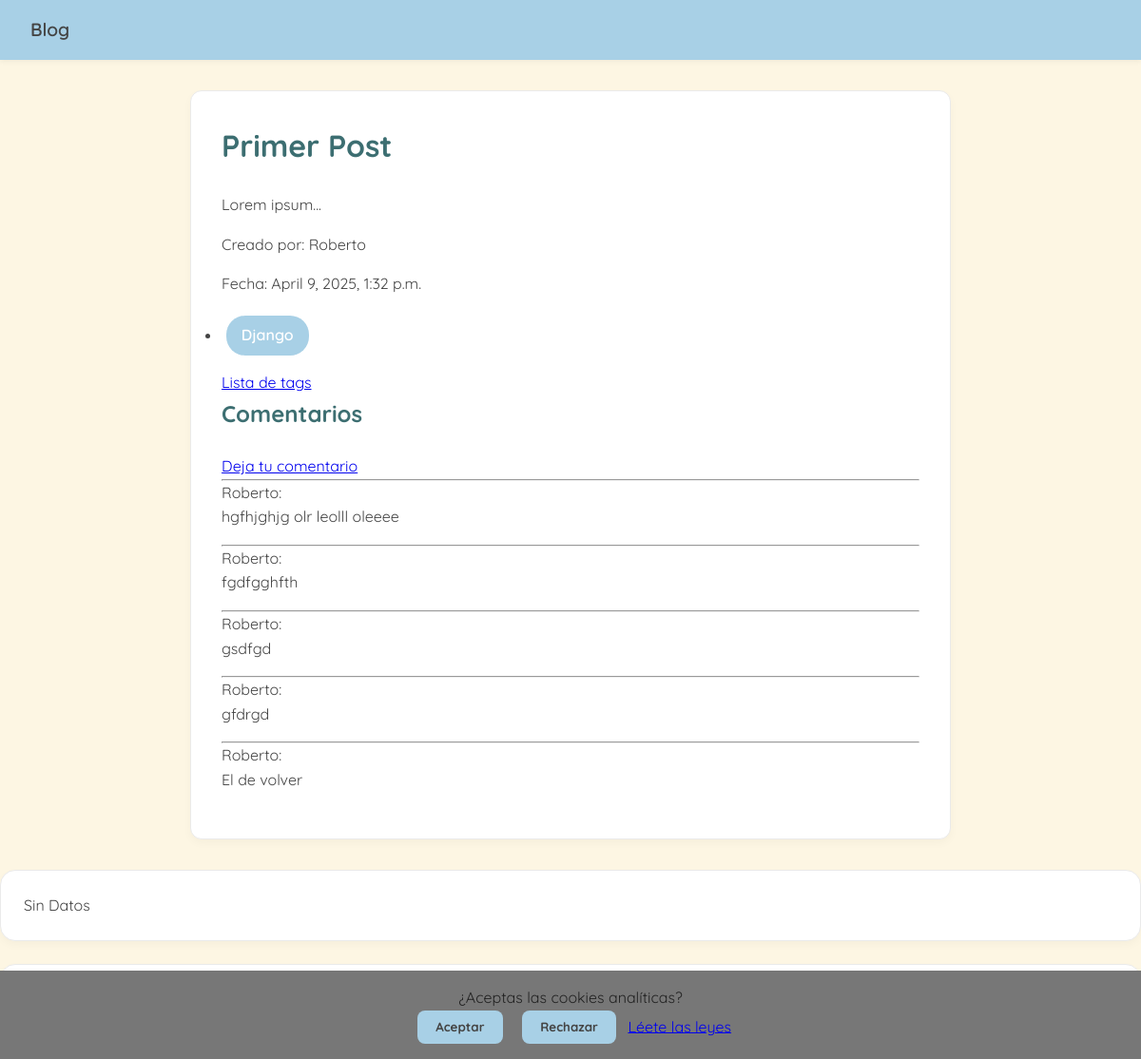
The app's page /post/1/ with its own data.
### nueva_app/models.py (models this page shows, shortened)
class Post(models.Model):
    title = models.CharField(max_length=200)
    content = models.TextField()
    author = models.ForeignKey(User, on_delete = models.CASCADE)
    created_at = models.DateTimeField(auto_now_add = True)

class Tag(models.Model):
    name = models.CharField(max_length=50)
    posts = models.ManyToManyField(Post, related_name='tags')

class Comment(models.Model):
    content=models.TextField()
    post = models.ForeignKey(Post, on_delete=models.CASCADE)
    author = models.ForeignKey(User, on_delete=models.CASCADE)
    created_at= models.DateTimeField(auto_now_add=True)

### nueva_app/views.py (the view)
# urls.py: path('post/<int:pk>/', PostDetailView.as_view(), name ='post_detail'),
class PostDetailView(DetailView):
    model = Post
    template_name = "post_detail.html"

### nueva_app/templates/post_detail.html (shortened to what this page needs)
{% extends 'base.html' %}
{% block content %}
<h1>{{ object.title }}</h1>
<p>{{ object.content }}</p>
<p>Creado por: {{ object.author }}</p>
<p>Fecha: {{ object.created_at }}</p>
{% for tag in object.tags.all %}
<ul>
<li>
  <p class="tag">{{ tag.name }}</p>
</li>
</ul>
{% endfor %}
<a href="{% url 'tag_list'  %}">Lista de tags</a>
<h2>Comentarios</h2>
<a href="{% url 'comment_create' object.pk %}">Deja tu comentario</a>
{% for comment in object.comment_set.all %}
<hr>
    <div>
        <p>{{ comment.author.username }}:<br> {{comment.content }} </p>
    </div>
{% endfor %}
{% endblock %}

### nueva_app/templates/base.html (shortened to what this page needs)
{% load static %}
<link rel="stylesheet" href="{% static 'css/style.css' %}">
<!DOCTYPE html>
<html lang="en">
  <head>
  </head>
  <body>
    <nav class="navbar">
      <a href='{% url "post_list" %}' class="navbar_a">Blog</a>
    </nav>
    <div class="container">{% block content %} {% endblock %}</div>
    {% include "partials/cookie_banner.html" %}
    <div id="meteo" class="tarjeta">
    </div>
<div id="receta" class="tarjeta">
</div>
    </body>
    </html>

### nueva_app/templates/partials/cookie_banner.html
<div id="cookie-banner" style="display:none">
  <p>¿Aceptas las cookies analíticas?</p>
  <button id="btn-accept" type="button">Aceptar</button>
  <button id="btn-reject"  type="button">Rechazar</button>
  <a href="{% url 'politica_cookies' %}">Léete las leyes</a>
</div>

### static/css/style.css (style rules this page uses)
* { margin: 0; padding: 0; box-sizing: border-box; font-family: 'Quicksand', sans-serif; }
body { background-color: #fdf6e3; color: #444; line-height: 1.6; }
.navbar { background-color: #a8d0e6; padding: 1rem 2rem; display: flex; align-items: center; box-shadow: 0 2px 5px rgba(0,0,0,0.05); }
.navbar_a { color: #444; text-decoration: none; font-size: 1.2rem; font-weight: 600; transition: color 0.3s ease; }
.container { max-width: 800px; margin: 2rem auto; padding: 2rem; background-color: #ffffff; border: 1px solid #eaeaea; border-radius: 12px; box-shadow: 0 4px 10px rgba(0,0,0,0.03); }
.container h1, .container h2, .container h3, .container h4 { color: #3c6e71; margin-bottom: 1.5rem; }
.container p { margin-bottom: 1rem; }
button, input[type="submit"], a.button { background-color: #a8d0e6; color: #444; border: none; padding: 0.6rem 1.2rem; border-radius: 8px; cursor: pointer; text-decoration: none; font-weight: bold; transition: background-color 0.3s ease; }
.tarjeta { background-color: #ffffff; border: 1px solid #eaeaea; border-radius: 16px; padding: 1.5rem; margin-bottom: 1.5rem; box-shadow: 0 4px 10px rgba(0, 0, 0, 0.03); transition: transform 0.2s ease, box-shadow 0.2s ease; }
.tag { display: inline-block; background-color: #a8d0e6; color: #fff; padding: 0.5rem 1rem; margin: 0.3rem; border-radius: 20px; font-weight: 600; text-decoration: none; transition: background-color 0.3s ease, transform 0.2s ease; }

### nueva_app/templates/base.html (style rules this page uses)
#cookie-banner { position:fixed; bottom:0; left:0; right:0; background: #777; color: #222; padding:1rem; text-align: center; }
#cookie-banner button { margin:0 .5rem; }

### records on screen
Post: title "Primer Post", content "Lorem ipsum...", author "Roberto", created_at "April 9, 2025, 1:32 p.m."
Tag: name "Django"
Comment: author.username "Roberto", content "hgfhjghjg olr leolll oleeee"
Comment: author.username "Roberto", content "fgdfgghfth"
Comment: author.username "Roberto", content "gsdfgd"
Comment: author.username "Roberto", content "gfdrgd"
Comment: author.username "Roberto", content "El de volver"
